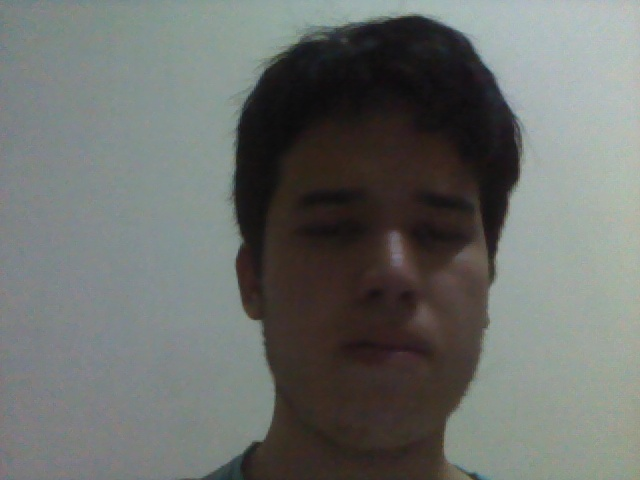
//> input picture 2_PCs/codigos_pc4/imagem-teste.jpg, 640 x 480 px, given in place of the camera
$ ./FaceDetection   (built with g++ and OpenCV 4)
//> lines starting //> are read from the running program, lines starting //| are printed output that depends on the picture; after the words box and inside, x2 and y2 are one past the last pixel; in counts of white or black regions, pixels touching at a corner belong together
#include "opencv2/objdetect.hpp"
#include "opencv2/videoio.hpp"
#include "opencv2/highgui.hpp"
#include "opencv2/imgproc.hpp"
#include <iostream>
#include <stdio.h>
using namespace std;
using namespace cv;
void detectAndDisplay( Mat frame );
String face_cascade_name = "/home/pi/opencv/data/haarcascades/haarcascade_frontalface_alt.xml";
String eyes_cascade_name = "/home/pi/opencv/data/haarcascades/haarcascade_eye_tree_eyeglasses.xml";
CascadeClassifier face_cascade;
CascadeClassifier eyes_cascade;
String window_name = "Capture - Face detection";
int main( void )
{
    VideoCapture capture;
    Mat frame;
    //-- 1. Load the cascades
    if( !face_cascade.load( face_cascade_name ) ){ printf("--(!)Error loading face cascade\n"); return -1; };
    if( !eyes_cascade.load( eyes_cascade_name ) ){ printf("--(!)Error loading eyes cascade\n"); return -1; };
    //-- 2. Read the video stream
    capture.open( -1 );
    if ( ! capture.isOpened() ) { printf("--(!)Error opening video capture\n"); return -1; }
    while ( capture.read(frame) )
    {
//> frame is the input picture: 480 rows x 640 cols, CV_8UC3; mean B, G, R 107.3, 110.5, 107.5
        if( frame.empty() )
        {
            printf(" --(!) No captured frame -- Break!");
            break;
        }
        //-- 3. Apply the classifier to the frame
        detectAndDisplay( frame );
        char c = (char)waitKey(10);
        if( c == 27 ) { break; } // escape
    }
    return 0;
}
void detectAndDisplay( Mat frame )
{
    std::vector<Rect> faces;
    Mat frame_gray;
    cvtColor( frame, frame_gray, COLOR_BGR2GRAY );
    equalizeHist( frame_gray, frame_gray );
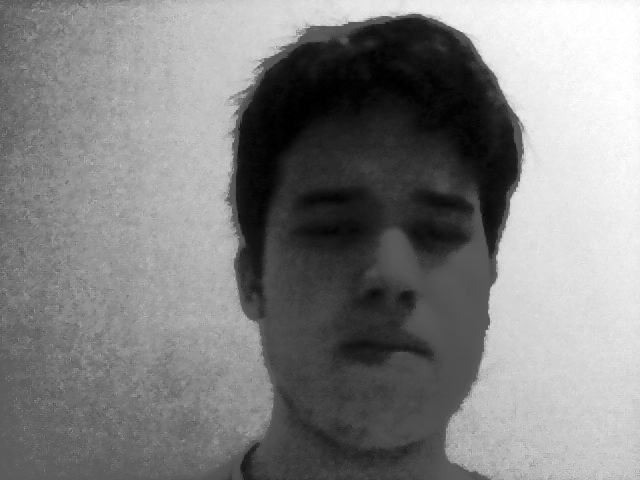
//> frame_gray: 480 rows x 640 cols, CV_8UC1; min 0, max 255, mean 128.9
    //-- Detect faces
    face_cascade.detectMultiScale( frame_gray, faces, 1.1, 2, 0|CASCADE_SCALE_IMAGE, Size(30, 30) );
//> faces = 1 Rect (x, y, width, height): [250, 121, 277, 277]
    for ( size_t i = 0; i < faces.size(); i++ )
    {
        Point center( faces[i].x + faces[i].width/2, faces[i].y + faces[i].height/2 );
        ellipse( frame, center, Size( faces[i].width/2, faces[i].height/2 ), 0, 0, 360, Scalar( 255, 0, 255 ), 4, 8, 0 );
        Mat faceROI = frame_gray( faces[i] );
        std::vector<Rect> eyes;
        //-- In each face, detect eyes
        eyes_cascade.detectMultiScale( faceROI, eyes, 1.1, 2, 0 |CASCADE_SCALE_IMAGE, Size(30, 30) );
        for ( size_t j = 0; j < eyes.size(); j++ )
        {
            Point eye_center( faces[i].x + eyes[j].x + eyes[j].width/2, faces[i].y + eyes[j].y + eyes[j].height/2 );
            int radius = cvRound( (eyes[j].width + eyes[j].height)*0.25 );
            circle( frame, eye_center, radius, Scalar( 255, 0, 0 ), 4, 8, 0 );
        }
    }
//> this loop made 1 pass
//> center on pass 1: Point(388, 259)
//> pass 1, in detectAndDisplay, `Mat faceROI = frame_gray( faces[i] );`:
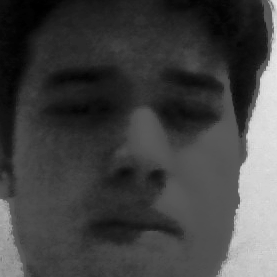
//> faceROI: 277 rows x 277 cols, CV_8UC1; min 0, max 233, mean 66.5
//> after the loop:
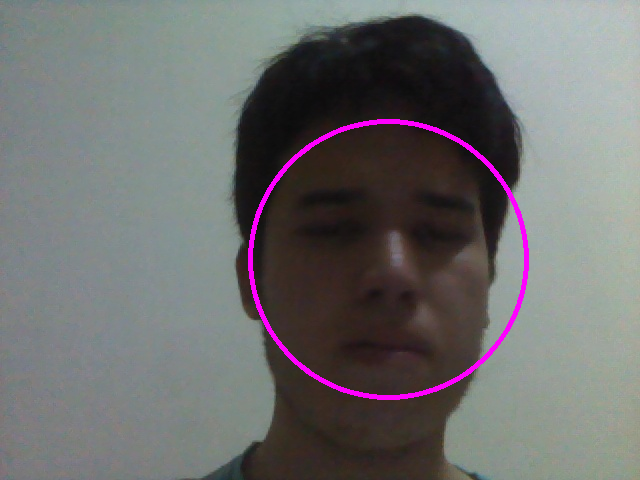
//> frame: 480 rows x 640 cols, CV_8UC3; 1.39% of pixels changed, all inside (x1, y1, x2, y2) = (248, 119, 529, 400)
//> the Esc key is pressed
    //-- Show what you got
    imshow( window_name, frame );
}
